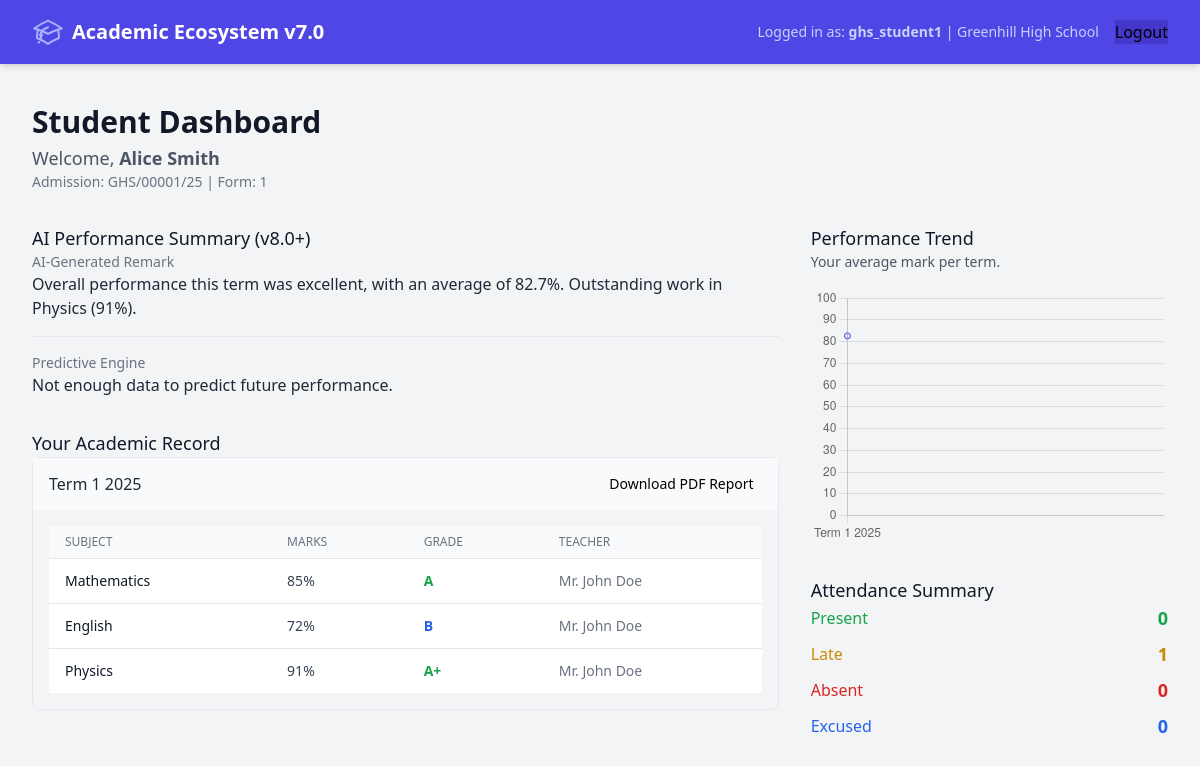
The app's page /dashboard/student (signed in) with its own data.
### models.py (models this page shows, shortened)
class User(db.Model, UserMixin):
    id = db.Column(db.Integer, primary_key=True)
    username = db.Column(db.String(100), unique=True, nullable=False, index=True)
    password_hash = db.Column(db.String(256))
    role = db.Column(Enum(UserRole), nullable=False)
    school_id = db.Column(db.Integer, db.ForeignKey('school.id'), nullable=True)
    school = db.relationship('School', back_populates='users')
    student_profile = db.relationship('Student', back_populates='user', uselist=False, cascade="all, delete-orphan")
    teacher_profile = db.relationship('Teacher', back_populates='user', uselist=False, cascade="all, delete-orphan")
    parent_profile = db.relationship('Parent', back_populates='user', uselist=False, cascade="all, delete-orphan")

class School(db.Model):
    id = db.Column(db.Integer, primary_key=True)
    name = db.Column(db.String(150), nullable=False)
    school_code = db.Column(db.String(20), unique=True, nullable=False, index=True)
    users = db.relationship('User', back_populates='school', lazy=True)
    students = db.relationship('Student', back_populates='school', lazy=True)
    teachers = db.relationship('Teacher', back_populates='school', lazy=True)
    subjects = db.relationship('Subject', back_populates='school', lazy=True)
    parents = db.relationship('Parent', back_populates='school', lazy=True)

class Student(db.Model):
    id = db.Column(db.Integer, primary_key=True)
    full_name = db.Column(db.String(150), nullable=False)
    admission_number = db.Column(db.String(50), unique=True, nullable=False, index=True)
    admission_year = db.Column(db.Integer, nullable=False)
    user_id = db.Column(db.Integer, db.ForeignKey('user.id'), nullable=False)
    user = db.relationship('User', back_populates='student_profile')
    school_id = db.Column(db.Integer, db.ForeignKey('school.id'), nullable=False)
    school = db.relationship('School', back_populates='students')
    parents = db.relationship('Parent', secondary=parent_student_association, back_populates='children')
    link_code = db.relationship('StudentLinkCode', back_populates='student', uselist=False, cascade="all, delete-orphan")
    grades = db.relationship('Grade', back_populates='student', lazy='dynamic', cascade="all, delete-orphan")
    attendance_records = db.relationship('Attendance', back_populates='student', lazy='dynamic', cascade="all, delete-orphan")
    @property
    def form(self):
        current_year = date.today().year
        calculated_form = (current_year - self.admission_year) + 1
        return min(calculated_form, 4)

class Grade(db.Model):
    id = db.Column(db.Integer, primary_key=True)
    marks = db.Column(db.Integer, nullable=False)
    grade_letter = db.Column(Enum(GradeLetter), nullable=False)
    term = db.Column(db.String(50), nullable=False)
    student_id = db.Column(db.Integer, db.ForeignKey('student.id'), nullable=False)
    subject_id = db.Column(db.Integer, db.ForeignKey('subject.id'), nullable=False)
    teacher_id = db.Column(db.Integer, db.ForeignKey('teacher.id'), nullable=False)
    student = db.relationship('Student', back_populates='grades')
    subject = db.relationship('Subject', back_populates='grades')
    teacher = db.relationship('Teacher', back_populates='grades_given')

class Subject(db.Model):
    id = db.Column(db.Integer, primary_key=True)
    name = db.Column(db.String(100), nullable=False)
    school_id = db.Column(db.Integer, db.ForeignKey('school.id'), nullable=False)
    school = db.relationship('School', back_populates='subjects')
    grades = db.relationship('Grade', back_populates='subject', lazy='dynamic')

class Teacher(db.Model):
    id = db.Column(db.Integer, primary_key=True)
    full_name = db.Column(db.String(150), nullable=False)
    user_id = db.Column(db.Integer, db.ForeignKey('user.id'), nullable=False)
    user = db.relationship('User', back_populates='teacher_profile')
    school_id = db.Column(db.Integer, db.ForeignKey('school.id'), nullable=False)
    school = db.relationship('School', back_populates='teachers')
    grades_given = db.relationship('Grade', back_populates='teacher', lazy='dynamic')
    attendance_taken = db.relationship('Attendance', back_populates='teacher', lazy='dynamic')

### app.py (the view)
@app.route('/dashboard/student')
@login_required
@role_required(UserRole.STUDENT)
def student_dashboard():
    school = get_current_school(); student = current_user.student_profile
    grades_by_term = {}; all_grades = Grade.query.filter_by(student_id=student.id).order_by(Grade.term).all()
    for grade in all_grades:
        if grade.term not in grades_by_term: grades_by_term[grade.term] = []
        grades_by_term[grade.term].append(grade)
    latest_term = "Term 1 2025"; ai_remarks = {}
    if latest_term in grades_by_term:
        latest_grades = grades_by_term[latest_term]
        ai_remarks = {"summary": generate_ai_remark(latest_grades), "prediction": predict_next_term(student.id)}
    attendance_summary = db.session.query(Attendance.status, func.count(Attendance.status)).filter(Attendance.student_id == student.id).group_by(Attendance.status).all()
    att_summary_dict = {status.name: count for status, count in attendance_summary}
    return render_template('dashboards/student_dashboard.html', school=school, student=student, grades_by_term=grades_by_term, ai_remarks=ai_remarks, attendance_summary=att_summary_dict)

### app.py (called while the page is built)
@login_manager.user_loader
def load_user(user_id):
    return User.query.get(int(user_id))

def role_required(role):
    def decorator(f):
        @wraps(f)
        def decorated_function(*args, **kwargs):
            if not current_user.is_authenticated or current_user.role != role:
                abort(403)
            return f(*args, **kwargs)
        return decorated_function
    return decorator

def get_current_school():
    if current_user.is_authenticated and current_user.role != UserRole.SUPER_ADMIN:
        return School.query.get(current_user.school_id)
    return None

### utils/ai_predictor.py (called while the page is built, shortened)
def predict_next_term(student_id):
    trend_data = db.session.query(
        Grade.term,
        func.avg(Grade.marks).label('average_marks')
    ).filter(
        Grade.student_id == student_id
    ).group_by(
        Grade.term
    ).order_by(
        Grade.term
    ).all()
    if len(trend_data) < 2:
        return "Not enough data to predict future performance."

### templates/dashboards/student_dashboard.html (shortened to what this page needs)
{% extends "base.html" %}
{% block content %}
<div class="flex justify-between items-center">
    <div>
        <h1 class="text-3xl font-bold text-gray-900">Student Dashboard</h1>
        <p class="mt-1 text-lg text-gray-600">Welcome, <strong>{{ student.full_name }}</strong></p>
        <p class="text-sm text-gray-500">Admission: {{ student.admission_number }} | Form: {{ student.form }}</p>
    </div>
</div>
<div class="mt-8 grid grid-cols-1 lg:grid-cols-3 gap-8">
    <div class="lg:col-span-2 space-y-8">
        <div class="card">
            <div class="card-header">
                <h3 class="text-lg font-medium text-gray-900">AI Performance Summary (v8.0+)</h3>
            </div>
            <div class="card-body space-y-4">
                <div>
                    <h4 class="text-sm font-medium text-gray-500">AI-Generated Remark</h4>
                    <p class="text-gray-800">{{ ai_remarks.summary }}</p>
                </div>
                <div class="border-t pt-4">
                    <h4 class="text-sm font-medium text-gray-500">Predictive Engine</h4>
                    <p class="text-gray-800">{{ ai_remarks.prediction }}</p>
                </div>
            </div>
        </div>
        <div class="card">
            <div class="card-header">
                <h3 class="text-lg font-medium text-gray-900">Your Academic Record</h3>
            </div>
            <div class="card-body">
                {% if not grades_by_term %}
                    <p class="text-gray-500">Your grades have not been posted yet.</p>
                {% else %}
                <div class="space-y-6">
                    {% for term, grades in grades_by_term.items() %}
                    <div x-data="{ open: true }" class="border border-gray-200 rounded-lg">
                        <div @click="open = !open" class="bg-gray-50 px-4 py-3 flex justify-between items-center cursor-pointer">
                            <h4 class="font-medium text-gray-800">{{ term }}</h4>
                            <a href="{{ url_for('download_report_card', student_id=student.id, term=term) }}"
                               class="text-sm btn btn-primary !py-1 !px-2"
                               @click.stop> Download PDF Report
                            </a>
                        </div>
                        <div x-show="open" class="p-4">
                            <table class="min-w-full divide-y divide-gray-200">
                                <thead class="bg-gray-50">
                                    <tr>
                                        <th class="px-4 py-2 text-left text-xs font-medium text-gray-500 uppercase">Subject</th>
                                        <th class="px-4 py-2 text-left text-xs font-medium text-gray-500 uppercase">Marks</th>
                                        <th class="px-4 py-2 text-left text-xs font-medium text-gray-500 uppercase">Grade</th>
                                        <th class="px-4 py-2 text-left text-xs font-medium text-gray-500 uppercase">Teacher</th>
                                    </tr>
                                </thead>
                                <tbody class="bg-white divide-y divide-gray-200">
                                    {% for grade in grades %}
                                    <tr>
                                        <td class="px-4 py-3 text-sm font-medium text-gray-900">{{ grade.subject.name }}</td>
                                        <td class="px-4 py-3 text-sm text-gray-700">{{ grade.marks }}%</td>
                                        <td class="px-4 py-3 text-sm font-semibold
                                            {% if grade.grade_letter.value in ['A+', 'A'] %}text-green-600
                                            {% elif grade.grade_letter.value == 'B' %}text-blue-600
                                            {% elif grade.grade_letter.value == 'C' %}text-yellow-600
                                            {% else %}text-red-600{% endif %}">
                                            {{ grade.grade_letter.value }}
                                        </td>
                                        <td class="px-4 py-3 text-sm text-gray-500">{{ grade.teacher.full_name }}</td>
                                    </tr>
                                    {% endfor %}
                                </tbody>
                            </table>
                        </div>
                    </div>
                    {% endfor %}
                </div>
                {% endif %}
            </div>
        </div>
    </div>
    <div class="lg:col-span-1 space-y-8">
        <div class="card">
            <div class="card-header">
                <h3 class="text-lg font-medium text-gray-900">Performance Trend</h3>
            </div>
            <div class="card-body">
                <p class="text-sm text-gray-600 mb-4">Your average mark per term.</p>
                <div class="h-64"> <canvas id="studentTrendChart"></canvas>
                </div>
            </div>
        </div>
        <div class="card">
            <div class="card-header">
                <h3 class="text-lg font-medium text-gray-900">Attendance Summary</h3>
            </div>
            <div class="card-body">
                {% if not attendance_summary %}
                    <p class="text-sm text-gray-500">No attendance records found yet.</p>
                {% else %}
                <ul class="space-y-2">
                    <li class="flex justify-between items-center">
                        <span class="font-medium text-green-600">Present</span>
                        <span class="font-bold text-lg text-green-600">{{ attendance_summary.get('PRESENT', 0) }}</span>
                    </li>
                    <li class="flex justify-between items-center">
                        <span class="font-medium text-yellow-600">Late</span>
                        <span class="font-bold text-lg text-yellow-600">{{ attendance_summary.get('LATE', 0) }}</span>
                    </li>
                    <li class="flex justify-between items-center">
                        <span class="font-medium text-red-600">Absent</span>
                        <span class="font-bold text-lg text-red-600">{{ attendance_summary.get('ABSENT', 0) }}</span>
                    </li>
                    <li class="flex justify-between items-center">
                        <span class="font-medium text-blue-600">Excused</span>
                        <span class="font-bold text-lg text-blue-600">{{ attendance_summary.get('EXCUSED', 0) }}</span>
                    </li>
                </ul>
                {% endif %}
            </div>
        </div>
    </div>
</div>
<script>
document.addEventListener('DOMContentLoaded', async () => {
    const ctx = document.getElementById('studentTrendChart').getContext('2d');
    const response = await fetch(`/api/analytics/student_trend/{{ student.id }}`);
    const chartData = await response.json();
    new Chart(ctx, {
        type: 'line',
        data: {
            labels: chartData.labels,
            datasets: [{
                label: 'Average Mark',
                data: chartData.data,
                fill: true,
                backgroundColor: 'rgba(79, 70, 229, 0.1)',
                borderColor: 'rgba(79, 70, 229, 1)',
                tension: 0.1
            }]
        },
        options: {
            responsive: true,
            maintainAspectRatio: false,
            scales: {
                y: { beginAtZero: true, max: 100 }
            },
            plugins: { legend: { display: false } }
        }
    });
});
</script>
{% endblock %}

### templates/base.html (shortened to what this page needs)
<!DOCTYPE html>
<html lang="en" class="h-full bg-gray-100">
<head>
    <script src="https://cdn.tailwindcss.com"></script>
</head>
<body class="h-full">
    <div x-data="{ sidebarOpen: false }">
        <nav class="bg-indigo-600 shadow-md">
            <div class="max-w-7xl mx-auto px-4 sm:px-6 lg:px-8">
                <div class="flex justify-between h-16">
                    <div class="flex items-center">
                        <a href="{{ url_for('select_school') }}" class="flex-shrink-0 flex items-center">
                            <span class="ml-2 text-white font-bold text-xl">Academic Ecosystem v7.0</span>
                        </a>
                    </div>
                    <div class="flex items-center">
                        {% if current_user.is_authenticated %}
                            <span class="text-indigo-200 text-sm mr-4 hidden sm:block">
                                Logged in as: <strong>{{ current_user.username }}</strong>
                                {% if current_user.school %}
                                    | {{ current_user.school.name }}
                                {% endif %}
                            </span>
                            <a href="{{ url_for('logout') }}" class="btn bg-indigo-700 hover:bg-indigo-800">Logout</a>
                        {% else %}
                             <span class="text-indigo-200 text-sm">Welcome, Guest</span>
                        {% endif %}
                    </div>
                </div>
            </div>
        </nav>
        <main class="max-w-7xl mx-auto py-10 px-4 sm:px-6 lg:px-8">
            {% block content %}{% endblock %}
        </main>
    </div>
</body>
</html>

### templates/base.html (style rules this page uses)
.btn { @apply inline-flex justify-center py-2 px-4 border border-transparent shadow-sm text-sm font-medium rounded-md text-white; }
.btn-primary { @apply bg-indigo-600 hover:bg-indigo-700 focus:outline-none focus:ring-2 focus:ring-offset-2 focus:ring-indigo-500; }
.card { @apply bg-white shadow-lg rounded-lg overflow-hidden; }
.card-header { @apply bg-gray-50 px-6 py-4 border-b border-gray-200; }
.card-body { @apply p-6; }

### records on screen
User: username "ghs_student1"
School: school.name "Greenhill High School"
Student: full_name "Alice Smith", admission_number "GHS/00001/25", form "1"
Grade: term "Term 1 2025", subject.name "Mathematics", marks "85", grade_letter.value "A", teacher.full_name "Mr. John Doe"
Grade: subject.name "English", marks "72", grade_letter.value "B", teacher.full_name "Mr. John Doe"
Grade: subject.name "Physics", marks "91", grade_letter.value "A+", teacher.full_name "Mr. John Doe"

### other values on screen
{{ ai_remarks.summary }} "Overall performance this term was excellent, with an average of 82.7%. Outstanding work in Physics (91%)."
{{ ai_remarks.prediction }} "Not enough data to predict future performance."
{{ attendance_summary.get('PRESENT', 0) }} "0"
{{ attendance_summary.get('LATE', 0) }} "1"
{{ attendance_summary.get('ABSENT', 0) }} "0"
{{ attendance_summary.get('EXCUSED', 0) }} "0"
